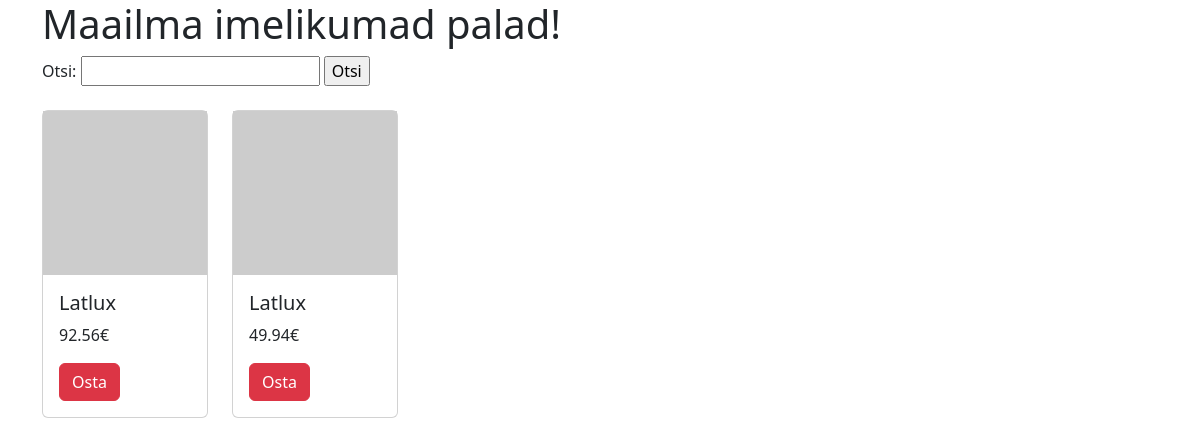
Page /PHPMYSQL/index.php?s=Latlux on the committed database.
### tables this page shows
CREATE TABLE `albumid` (
  `id` int(10) NOT NULL,
  `artist` varchar(255) NOT NULL,
  `album` varchar(255) NOT NULL,
  `aasta` year(4) NOT NULL,
  `hind` decimal(6,2) NOT NULL
);

### PHPMYSQL/index.php (the view, shortened to what this page needs)
<?php include("config.php"); ?>
<!doctype html>
<html lang="et">
  <head>
    <link href="https://cdn.jsdelivr.net/npm/bootstrap@5.3.3/dist/css/bootstrap.min.css" rel="stylesheet">
  </head>
  <body>
    <div class="container">
    <h1>Maailma imelikumad palad!</h1>
    <form action="" method="get">
        Otsi: <input type="text" name="s">
        <input type="submit" value="Otsi">
    </form>
<div class="row row-cols-1 row-cols-md-6 g-4 pt-4">
      <?php
    if (!empty($_GET["s"])) {
        $s = $_GET["s"];
        $paring = 'SELECT album, hind FROM albumid WHERE album LIKE "%'.$s.'%" ';
    } else {
        $paring = " SELECT album, hind FROM albumid ORDER BY artist ASC LIMIT 10";
    }
        $valjund = mysqli_query($yhendus, $paring);
        while($rida = mysqli_fetch_assoc($valjund)){
            echo '
            <div class="col">
                <div class="card">
                <img src="https://picsum.photos/400/400" alt="pildike">
                <div class="card-body">
                    <h5 class="card-title">'.$rida['album'].'</h5>
                    <p class="card-text">'.$rida['hind'].'€</p>
                    <a href="#" class="btn btn-danger">Osta</a>
                </div>
                </div>
            </div>
            ';
        }
    ?>
</div>
   </div>
  </body>
</html>

### rows in the picture
albumid: album "Latlux", hind "92.56"
albumid: album "Latlux", hind "49.94"
